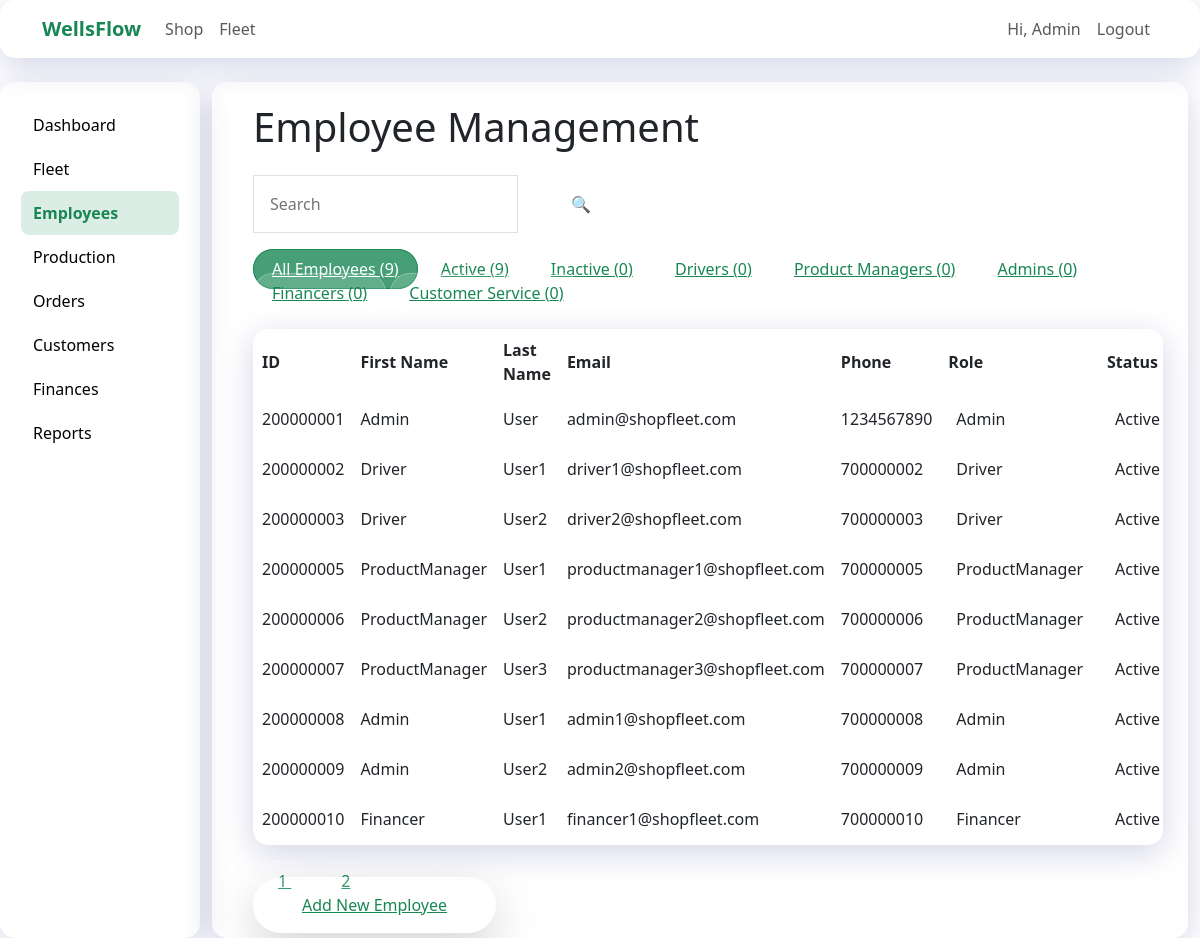
/employees (signed in), run on the app's committed database.
### tables this page shows
CREATE TABLE `Employees` (
	`employee_id` integer primary key NOT NULL UNIQUE,
	`first_name` TEXT NOT NULL,
	`last_name` TEXT NOT NULL,
	`phone_number` INTEGER NOT NULL,
	`email` TEXT NOT NULL UNIQUE,
	`password` TEXT NOT NULL,
	`otp` TEXT NOT NULL,
	`otp_timestamp` REAL NOT NULL,
	`location` TEXT NOT NULL,
	`role` TEXT NOT NULL DEFAULT 'Customer',
	`status` TEXT NOT NULL DEFAULT 'Inactive',
	`last_login` REAL NOT NULL
, username TEXT);

### routes/employees.py (the view)
@employees_bp.route("/employees")
@login_required
def employees_home():
    if current_user.role != "Admin":
        flash("⛔ Access denied. Admins only.", "error")
        return redirect(url_for("home"))
    search = request.args.get("search", "")
    filter_role = request.args.get("filter", "")
    page = int(request.args.get("page", 1))
    per_page = 9
    offset = (page - 1) * per_page
    conn = get_db_connection()
    query = """
        SELECT employee_id AS id,
               first_name AS fname,
               last_name AS lname,
               phone_number,
               email,
               role,
               status
        FROM Employees
    """
    params = []
    where_clauses = []
    if search:
        where_clauses.append("(first_name LIKE ? OR last_name LIKE ?)")
        params.extend([f"%{search}%", f"%{search}%"])
    valid_status_filters = ["Active", "On-leave", "Off", "Inactive"]
    if filter_role in valid_status_filters:
        where_clauses.append("status = ?")
        params.append(filter_role)
    else:
        role_map = {
            "Drivers": "Driver",
            "Product Managers": "Product Manager",
            "Admins": "Admin",
            "Financers": "Financer",
            "Customer Service": "Customer Service"
        }
        db_role = role_map.get(filter_role, filter_role)
        if db_role:
            where_clauses.append("role = ?")
            params.append(db_role)
    if where_clauses:
        query += " WHERE " + " AND ".join(where_clauses)
    query += " LIMIT ? OFFSET ?"
    params.extend([per_page, offset])
    employees = conn.execute(query, params).fetchall()
    count_query = "SELECT COUNT(*) FROM Employees"
    count_params = []
    count_where_clauses = []
    if search:
        count_where_clauses.append("(first_name LIKE ? OR last_name LIKE ?)")
        count_params.extend([f"%{search}%", f"%{search}%"])
    if filter_role in valid_status_filters:
        count_where_clauses.append("status = ?")
        count_params.append(filter_role)
    else:
        db_role = role_map.get(filter_role, filter_role)
        if db_role:
            count_where_clauses.append("role = ?")
            count_params.append(db_role)
    if count_where_clauses:
        count_query += " WHERE " + " AND ".join(count_where_clauses)
    total = conn.execute(count_query, count_params).fetchone()[0]
    conn.close()
    total_pages = (total // per_page) + (1 if total % per_page else 0)
    current_filter = filter_role
    return render_template(
        "fleet/adminside_fleet/employees.html",
        employees=employees,
        search=search,
        current_filter=current_filter,
        filter_role=filter_role,
        page=page,
        total_pages=total_pages
    )

### app.py (called while the page is built)
@login_manager.user_loader
def load_user(user_id):
    conn = sqlite3.connect(shopfleetdb)
    conn.row_factory = sqlite3.Row
    cursor = conn.cursor()
    cursor.execute(
        "SELECT user_id, first_name, last_name, email, 'customer' as role FROM Users WHERE user_id = ?",
        (user_id,),
    )
    row = cursor.fetchone()
    if row:
        conn.close()
        return UserObject(row['user_id'], row['first_name'], row['last_name'], row['email'], row['role'])
    cursor.execute(
        "SELECT employee_id, first_name, last_name, email, role, username FROM Employees WHERE employee_id = ?",
        (user_id,),
    )
    row = cursor.fetchone()
    conn.close()
    if row:
        return UserObject(row['employee_id'], row['first_name'], row['last_name'], row['email'], row['role'], row['username'])
    return None

### routes/employees.py (called while the page is built)
def get_db_connection():
    conn = sqlite3.connect(DB_PATH)
    conn.row_factory = sqlite3.Row
    return conn

### user_object.py (called while the page is built)
    @property
    def fname(self):
        if self.role != 'customer' and self.username:
            return self.username
        return self.first_name

### templates/fleet/adminside_fleet/employees.html (shortened to what this page needs)
{% extends "layout.html" %}
{% block content %}
<div class="container mx-2 sm:mx-4 md:mx-6 lg:mx-8 xl:mx-12 p-6 relative">
  <h1 class="text-3xl font-bold text-gray-800 mb-4">Employee Management</h1>
<div class="flex flex-col md:flex-row justify-between items-center mb-4 gap-2">
  <form method="GET" class="w-full md:w-2/3">
    <div class="flex gap-2">
      <input type="text" name="search" placeholder="Search" value="{{ search or '' }}"
             class="flex-1 p-3 rounded-full bg-white/20 backdrop-blur-md border border-white/20 focus:outline-none focus:ring-2 focus:ring-green-500 text-gray-800">
      <button type="submit" class="btn-glass px-5 py-3 bg-blue-600 hover:bg-blue-700 text-white rounded-full">
        🔍
      </button>
    </div>
  </form>
</div>
  {% set total_emp = employees|length %}
  {% set active_emp = employees|selectattr("status", "equalto", "Active")|list|length %}
  {% set roles = employees|groupby("role")|list|length %}
  <div class="flex flex-wrap gap-2 mb-4">
    <a href="{{ url_for('employees.employees_home') }}" class="btn-glass {{ 'active' if not current_filter else '' }}">All Employees ({{ total_emp }})</a>
    <a href="{{ url_for('employees.employees_home', filter='Active') }}" class="btn-glass {{ 'active' if current_filter == 'Active' else '' }}">Active ({{ active_emp }})</a>
    <a href="{{ url_for('employees.employees_home', filter='Inactive') }}" class="btn-glass {{ 'active' if current_filter == 'Inactive' else '' }}">Inactive ({{ total_emp - active_emp }})</a>
    <a href="{{ url_for('employees.employees_home', filter='Drivers') }}" class="btn-glass {{ 'active' if current_filter == 'Drivers' else '' }}">Drivers ({{ employees|selectattr("role", "equalto", "Drivers")|list|length }})</a>
    <a href="{{ url_for('employees.employees_home', filter='Product Managers') }}" class="btn-glass {{ 'active' if current_filter == 'Product Managers' else '' }}">Product Managers ({{ employees|selectattr("role", "equalto", "Product Managers")|list|length }})</a>
    <a href="{{ url_for('employees.employees_home', filter='Admins') }}" class="btn-glass {{ 'active' if current_filter == 'Admins' else '' }}">Admins ({{ employees|selectattr("role", "equalto", "Admins")|list|length }})</a>
    <a href="{{ url_for('employees.employees_home', filter='Financers') }}" class="btn-glass {{ 'active' if current_filter == 'Financers' else '' }}">Financers ({{ employees|selectattr("role", "equalto", "Financers")|list|length }})</a>
    <a href="{{ url_for('employees.employees_home', filter='Customer Service') }}" class="btn-glass {{ 'active' if current_filter == 'Customer Service' else '' }}">Customer Service ({{ employees|selectattr("role", "equalto", "Customer Service")|list|length }})</a>
  </div>
  <div class="glass-card overflow-x-auto rounded-xl mb-4">
    <table class="w-full text-left text-gray-800 whitespace-nowrap">
      <thead>
        <tr class="border-b border-white/20">
          <th class="p-2 font-semibold bg-white/10 backdrop-blur-sm">ID</th>
          <th class="p-2 font-semibold bg-white/10 backdrop-blur-sm">First Name</th>
          <th class="p-2 font-semibold bg-white/10 backdrop-blur-sm">Last Name</th>
          <th class="p-2 font-semibold bg-white/10 backdrop-blur-sm">Email</th>
          <th class="p-2 font-semibold bg-white/10 backdrop-blur-sm">Phone</th>
          <th class="p-2 font-semibold bg-white/10 backdrop-blur-sm">Role</th>
          <th class="p-2 font-semibold bg-white/10 backdrop-blur-sm">Status</th>
        </tr>
      </thead>
      <tbody>
        {% for emp in employees %}
          <tr class="border-b border-white/10 hover:bg-white/5 transition-colors">
            <td class="p-2">{{ emp.id }}</td>
            <td class="p-2">{{ emp.fname }}</td>
            <td class="p-2">{{ emp.lname }}</td>
            <td class="p-2">{{ emp.email }}</td>
            <td class="p-2">{{ emp.phone_number }}</td>
            <td class="p-2">
              <span class="px-2 py-1 rounded-full text-xs font-medium bg-blue-100 text-blue-800">
                {{ emp.role }}
              </span>
            </td>
            <td class="p-2">
              <span class="px-2 py-1 rounded-full text-xs font-medium
                {% if emp.status == 'Active' %}bg-green-100 text-green-800
                {% else %}bg-red-100 text-red-800{% endif %}">
                {{ emp.status }}
              </span>
            </td>
          </tr>
        {% else %}
          <tr>
            <td colspan="9" class="p-6 text-center text-gray-500">
              No employees found{% if filter_role %} with role "{{ filter_role }}"{% endif %}.
            </td>
          </tr>
        {% endfor %}
      </tbody>
    </table>
  </div>
  <div class="flex justify-center flex-wrap gap-2 mt-8 mb-20">
    {% for p in range(1, total_pages + 1) %}
      <a href="{{ url_for('employees.employees_home', page=p) }}"
         class="px-4 py-2 rounded-full {{ 'bg-blue-600 text-green-800 font-medium' if p == current_page else 'btn-glass' }}">
        {{ p }}
      </a>
    {% endfor %}
  </div>
  <div class="fixed bottom-6 right-6 z-10">
    <a href="{{ url_for('employees.add_employee') }}" class="btn-glass px-5 py-3 text-green-800 bg-blue-600 hover:bg-blue-700 transition rounded-full shadow-lg flex items-center gap-2 whitespace-nowrap">
      Add New Employee
    </a>
  </div>
</div>
{% endblock %}

### templates/fleet/layout.html (shortened to what this page needs)
<!DOCTYPE html>
<html lang="en">
<head>
  <link href="https://cdn.jsdelivr.net/npm/bootstrap@5.3.0/dist/css/bootstrap.min.css" rel="stylesheet"/>
</head>
<body>
<nav class="navbar navbar-expand-lg glass-card mb-4">
  <div class="container">
    <a class="navbar-brand text-success fw-bold" href="/">WellsFlow</a>
    <div class="collapse navbar-collapse">
      <ul class="navbar-nav me-auto">
        <li class="nav-item"><a class="nav-link" href="/shop">Shop</a></li>
        <li class="nav-item"><a class="nav-link" href="/fleet">Fleet</a></li>
      </ul>
      <ul class="navbar-nav">
        {% if current_user.is_authenticated %}
          <li class="nav-item">
            <span class="nav-link">Hi, {{ current_user.fname or current_user.first_name or 'User' }}</span>
          </li>
          <li class="nav-item">
            <a class="nav-link" href="{{ url_for('auth.logout') }}">Logout</a>
          </li>
        {% endif %}
      </ul>
    </div>
  </div>
</nav>
<div class="container-fluid">
  <section class="row">
    <div class="col-md-2 glass-card sidebar">
      <ul class="nav flex-column">
        <li class="nav-item"><a class="nav-link" href="/dashboard">Dashboard</a></li>
        <li class="nav-item"><a class="nav-link" href="/vehiclesmanagefleet">Fleet</a></li>
        <li class="nav-item"><a class="nav-link" href="/employees">Employees</a></li>
        <li class="nav-item"><a class="nav-link" href="/manageproduction">Production</a></li>
        <li class="nav-item"><a class="nav-link" href="/orders">Orders</a></li>
        <li class="nav-item"><a class="nav-link" href="/customers">Customers</a></li>
        <li class="nav-item"><a class="nav-link" href="/finances">Finances</a></li>
        <li class="nav-item"><a class="nav-link" href="/reports">Reports</a></li>
      </ul>
    </div>
    <div class="col-md-10">
      <div class="glass-card content">
        {% block content %}
        {% endblock %}
      </div>
    </div>
  </section>
</div>
</body>
</html>

### templates/fleet/layout.html (style rules this page uses)
body { background: #ffffff; min-height: 100vh; }
.glass-card { background: rgba(255, 255, 255, 0.2); border-radius: 15px; box-shadow: 0 8px 32px rgba(31, 38, 135, 0.2); border: 1px solid rgba(255, 255, 255, 0.18); transition: transform 0.2s ease, box-shadow 0.2s ease; }
.btn-glass { background: rgba(255, 255, 255, 0.15); border: 1px solid rgba(255, 255, 255, 0.25); color: #198754; border-radius: 30px; padding: 8px 18px; font-weight: 500; transition: all 0.2s ease-in-out; }
.btn-glass:hover, .btn-glass.active { background: rgba(25, 135, 84, 0.8); color: white; border-color: rgba(25, 135, 84, 0.9); }
.sidebar .nav-link { border-radius: 8px; padding: 10px 12px; transition: background 0.2s ease; color: #000; font-weight: 500; }
.sidebar .nav-link:hover, .sidebar .nav-link.active { background: rgba(25, 135, 84, 0.15); color: #198754; font-weight: 600; }
.sidebar { min-height: 100vh; padding: 20px; }
.content { padding: 20px; }

### data on the page
Employees: first_name "Admin", id "200000001", fname "Admin", lname "User", email "admin@shopfleet.com", phone_number "1234567890", role "Admin", status "Active"
Employees: id "200000002", fname "Driver", lname "User1", email "driver1@shopfleet.com", phone_number "700000002", role "Driver", status "Active"
Employees: id "200000003", fname "Driver", lname "User2", email "driver2@shopfleet.com", phone_number "700000003", role "Driver", status "Active"
Employees: id "200000005", fname "ProductManager", lname "User1", email "productmanager1@shopfleet.com", phone_number "700000005", role "ProductManager", status "Active"
Employees: id "200000006", fname "ProductManager", lname "User2", email "productmanager2@shopfleet.com", phone_number "700000006", role "ProductManager", status "Active"
Employees: id "200000007", fname "ProductManager", lname "User3", email "productmanager3@shopfleet.com", phone_number "700000007", role "ProductManager", status "Active"
Employees: id "200000008", fname "Admin", lname "User1", email "admin1@shopfleet.com", phone_number "700000008", role "Admin", status "Active"
Employees: id "200000009", fname "Admin", lname "User2", email "admin2@shopfleet.com", phone_number "700000009", role "Admin", status "Active"
Employees: id "200000010", fname "Financer", lname "User1", email "financer1@shopfleet.com", phone_number "700000010", role "Financer", status "Active"

### other printed values
{{ total_emp }} "9"
{{ active_emp }} "9"
{{ total_emp - active_emp }} "0"
{{ employees|selectattr("role", "equalto", "Drivers")|list|length }} "0"
{{ employees|selectattr("role", "equalto", "Admins")|list|length }} "0"
{{ employees|selectattr("role", "equalto", "Financers")|list|length }} "0"
{{ p }} "1" "2"
